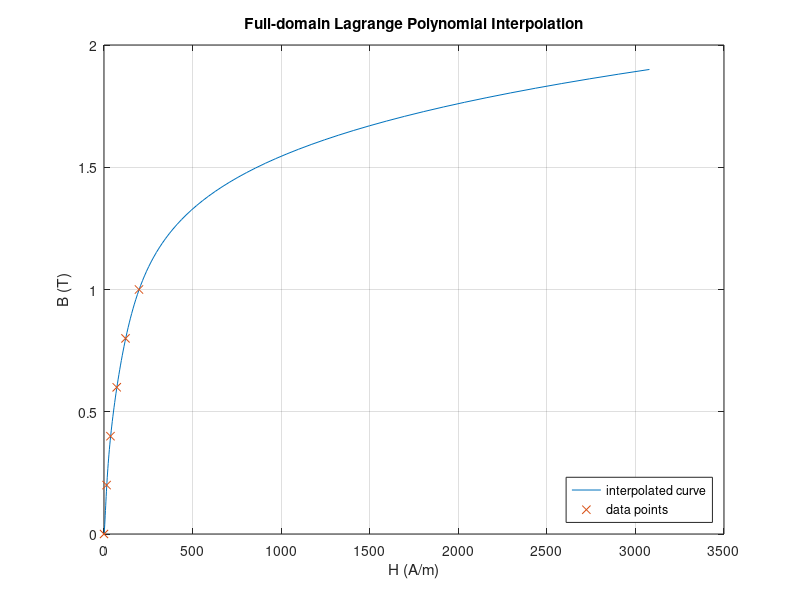
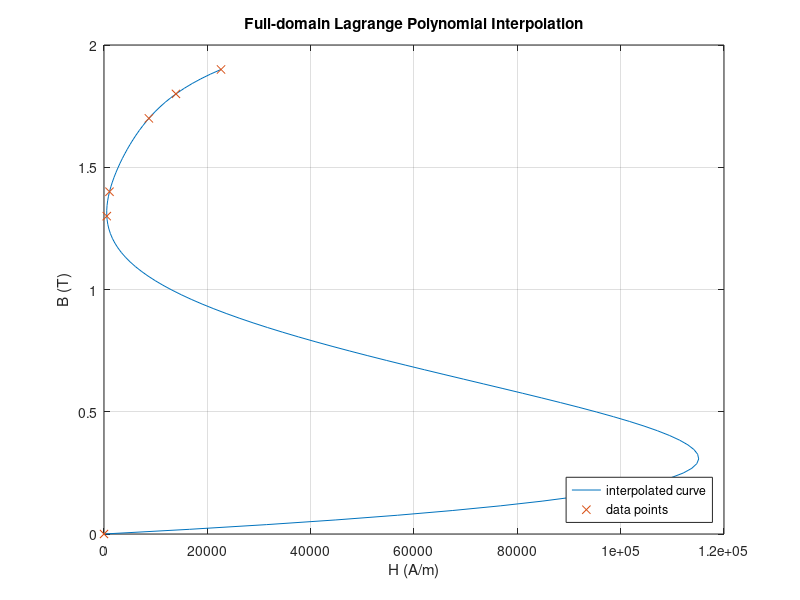

Here is the MATLAB script that generated these plots, in order:
function [y_test] = lagrange_interpolator()
% Lagrange interpolator
    

    hb_data = [0.0 0.0;0.2 14.7; 0.4,36.5;0.6 71.7; 0.8 121.4; 1 197.4; 1.1 256.2; 1.2 348.7; 1.3 540.6; 1.4 1062.8; 1.5 2318.0; 1.6 4781.9; 1.7,8687.4; 1.8 13924.3; 1.9 22650.2];
    X = hb_data(1:6,1);
    Y = hb_data(1:6,2);
    x_test = 0:(1.9/99):1.9;

    y_test = interpolate(x_test, X, Y);

    figure(1)
    plot(y_test, x_test)
    legend("interpolated curve")
    hold on
    plot(Y, X, 'x')
    legend("interpolated curve", "data points", 'location', 'southeast')
    title('Full-domain Lagrange Polynomial Interpolation')  
    hold off
    xlabel('H (A/m)') 
    ylabel('B (T)')
    grid 

    X = hb_data([1 9 10 13 14 15],1);
    Y = hb_data([1 9 10 13 14 15],2);

    y_test = interpolate(x_test, X, Y);


    figure(2)
    plot(y_test, x_test)
    legend("interpolated curve")
    hold on
    plot(Y, X, 'x')
    title('Full-domain Lagrange Polynomial Interpolation')
    legend("interpolated curve", "data points", 'location', 'southeast')  
    hold off
    xlabel('H (A/m)') 
    ylabel('B (T)')
    grid 


    function[y] = multiplier(j, x_test, X)
    %   Function that finds the multiplier given row index and x_test
        [rows_x_test, cols_x_test] = size(x_test);
        [rows_X, cols_X] = size(X)
        if rows_x_test > 1 || cols_x_test > 1
            y(1:rows_x_test, 1:cols_x_test) = 1;
        else
            y = 1.0;
        end
        for i = 1:rows_X
            if i == j
                continue
            end
            check = (x_test - X(i, 1)) / (X(j,1) - X(i, 1));
            y = y .* (x_test - X(i, 1)) / (X(j,1) - X(i, 1));
        end

    function[y] = interpolate(x_test, X, Y)
        [rows_x_test, cols_x_test] = size(x_test);
        [rows_X, cols_X] = size(X)
        if rows_x_test > 1 || cols_x_test > 1
            y(1:rows_x_test, 1:cols_x_test) = 1;
        else
            y = 1.0;
        end
        for j = 1:rows_X
            y = y + multiplier(j, x_test, X) * Y(j, 1);
        end
       





